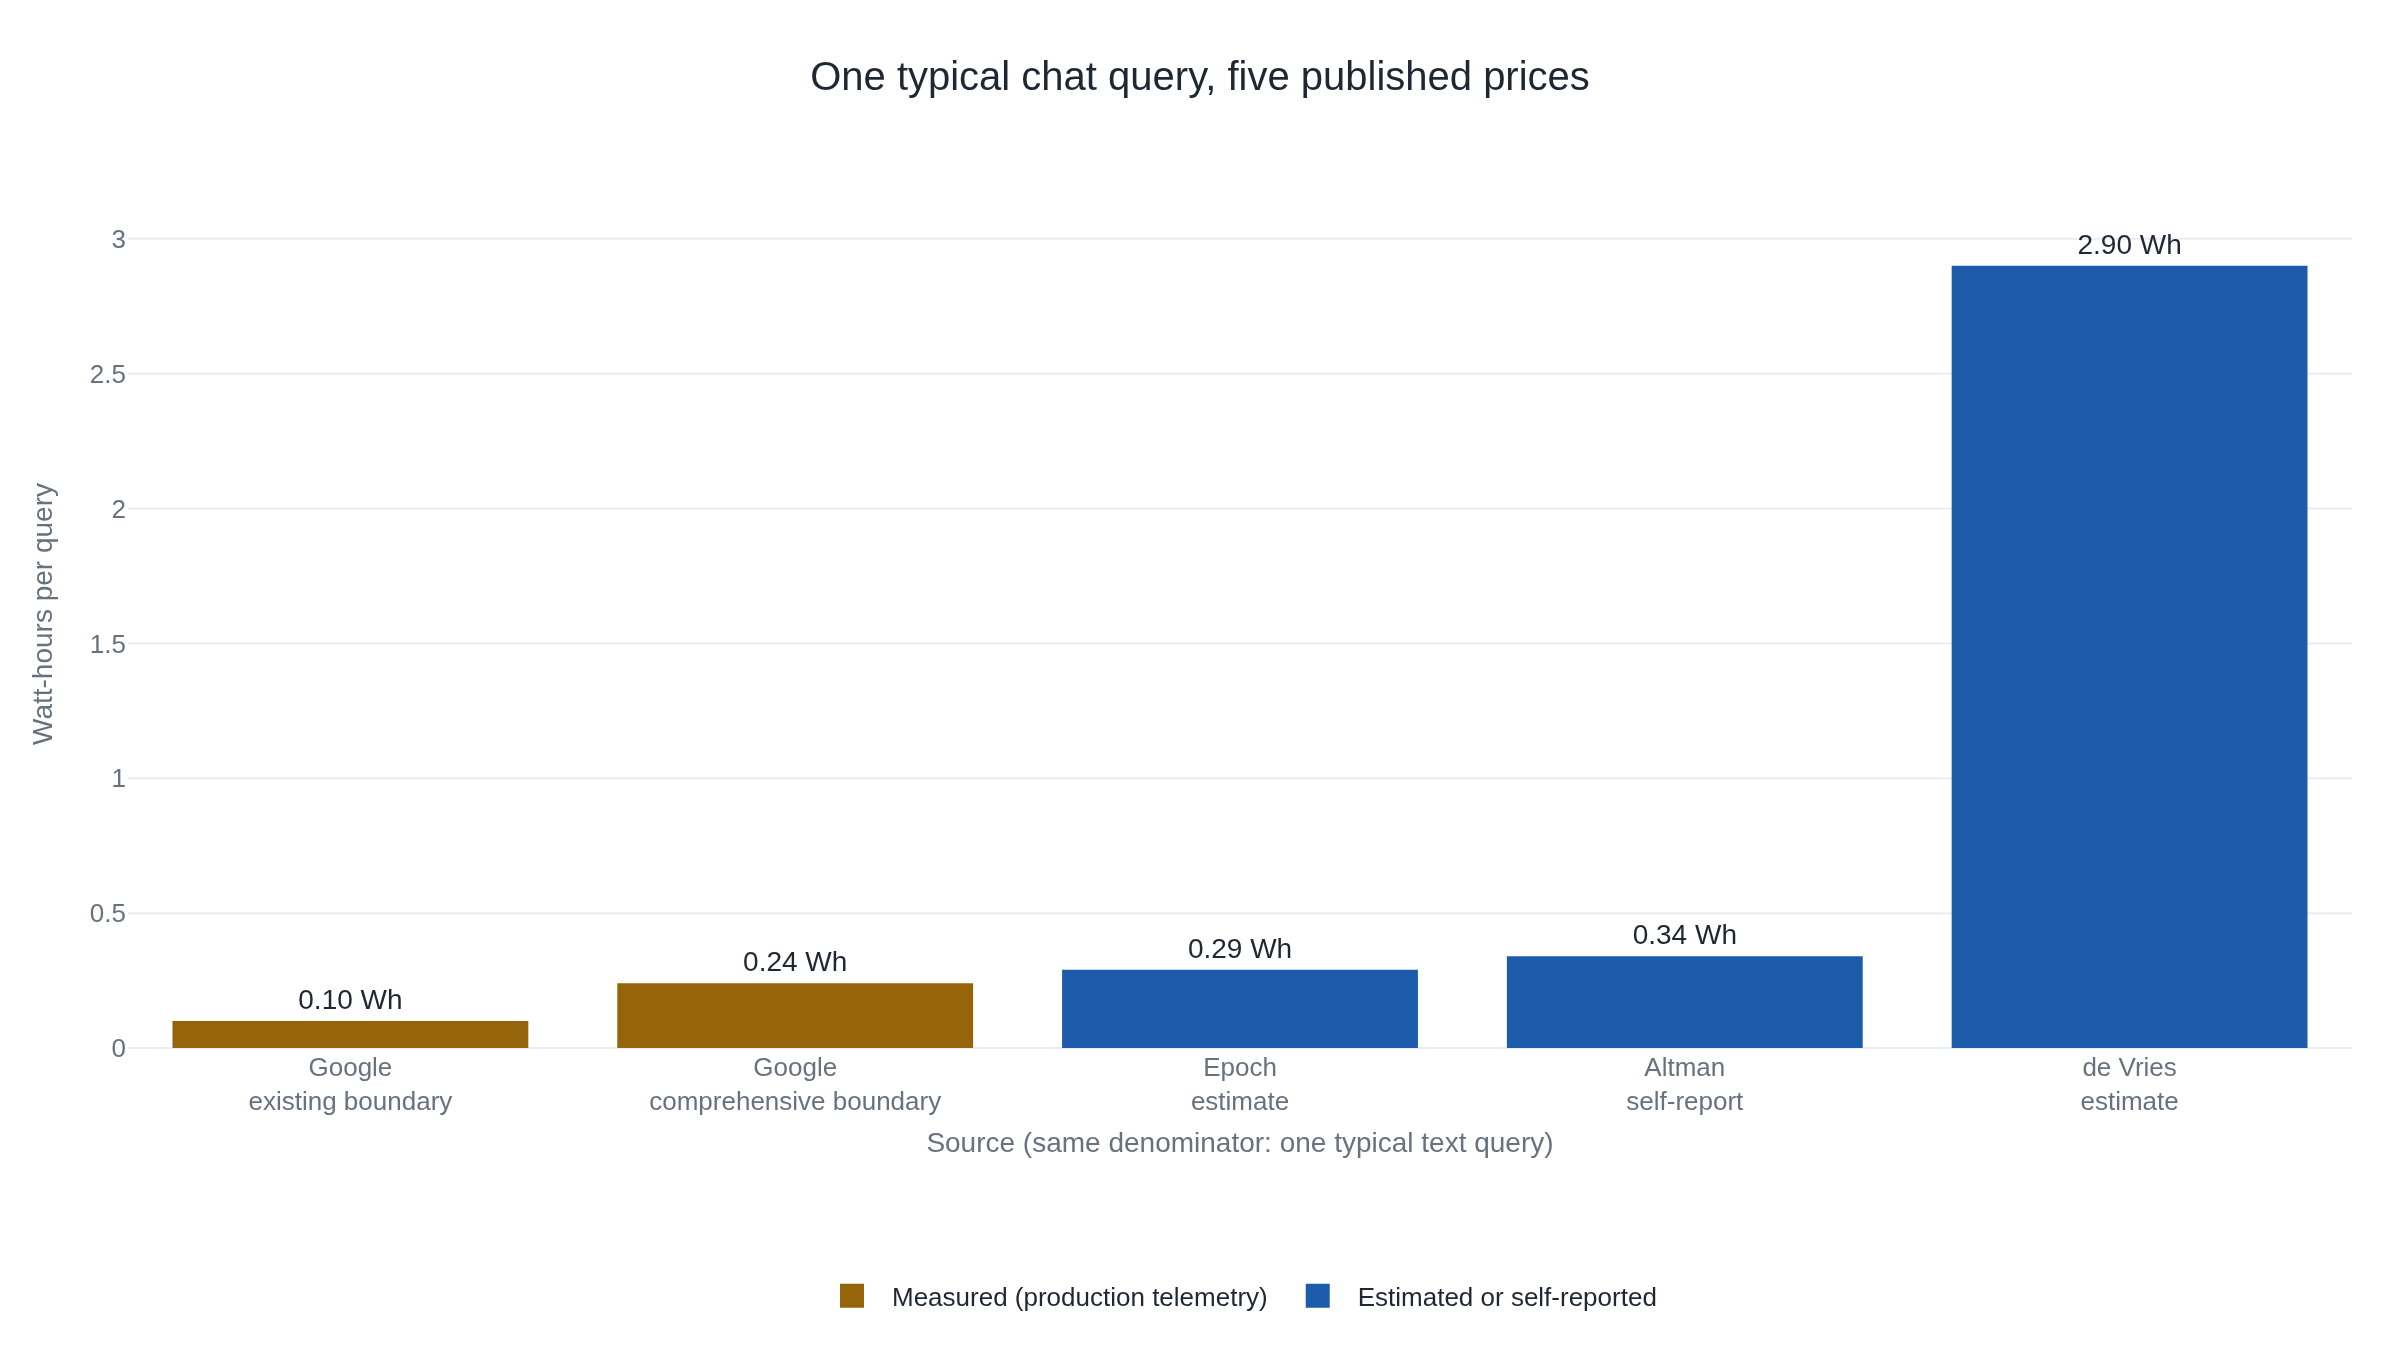

This figure's Python source:
"""Five published Wh-per-query figures, one axis: same denominator (one
typical text/chat query), traced to each owning source (see the article's
Sources list and researcher/01/evidence.md § Numbers, "Energy per
query/prompt (Wh)"):

  - Google, "existing" boundary (measured, direct production telemetry,
    active-accelerator-only, top-10%-most-efficient data centers): 0.10 Wh,
    median Gemini Apps text prompt, May 2025. Elsworth et al., "Measuring
    the environmental impact of delivering AI at Google Scale" (Aug 2025),
    Table 1.
  - Google, "comprehensive" boundary (measured, same telemetry, full-stack
    fleet average including CPU/DRAM, idle machines, overhead): 0.24 Wh,
    same prompt, same month, same paper, same table -- only what counts
    changed.
  - Epoch AI (estimated, bottom-up: FLOPs/token x output tokens / chip
    throughput, with utilization and power-draw discounts): 0.29 Wh, typical
    GPT-4o ChatGPT query, 500 output tokens, Feb 2025.
  - Sam Altman blog, "The Gentle Singularity" (self-reported, no method,
    model, or boundary disclosed): 0.34 Wh, "average" ChatGPT query, June
    2025.
  - Alex de Vries, Joule (2023) (estimated, top-down: SemiAnalysis's assumed
    fleet power / assumed daily request volume): 2.9 Wh ("at most"),
    ChatGPT/GPT-3.5 request, early 2023 hardware and traffic assumptions.

Not on this axis: the 2009 Google-search figure (a different kind of query)
and the water figures (a different unit) -- see the article's prose.
"""

import plotly.graph_objects as go

measured_labels = ["Google<br>existing boundary", "Google<br>comprehensive boundary"]
measured_values = [0.10, 0.24]

estimated_labels = ["Epoch<br>estimate", "Altman<br>self-report", "de Vries<br>estimate"]
estimated_values = [0.29, 0.34, 2.9]

fig = go.Figure()
fig.add_trace(
    go.Bar(
        name="Measured (production telemetry)",
        x=measured_labels,
        y=measured_values,
        text=[f"{v:.2f} Wh" for v in measured_values],
        textposition="outside",
    )
)
fig.add_trace(
    go.Bar(
        name="Estimated or self-reported",
        x=estimated_labels,
        y=estimated_values,
        text=[f"{v:.2f} Wh" for v in estimated_values],
        textposition="outside",
    )
)
fig.update_layout(
    title="One typical chat query, five published prices",
    yaxis_title="Watt-hours per query",
    xaxis_title="Source (same denominator: one typical text query)",
    legend=dict(orientation="h", yanchor="bottom", y=-0.32, xanchor="center", x=0.5),
    margin=dict(t=90, b=110),
)
